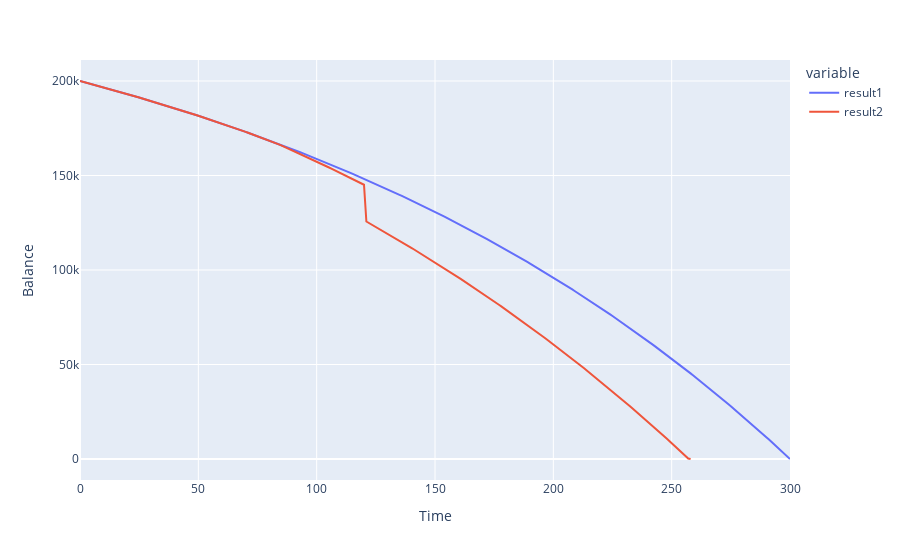

The cell this chart's notebook holds for it:
### Markdown cell above
# Scenario Analysis

#### Suppose given the interest rate and duration of the loan, the original monthly payment is first calculated, and then the time to payout is re-estimated when the interest rate changes in the 83th month and another lump sum payment of $20000 was made in the 121st month.

### Code cell
result1=Amortization(Balance=[200000], Rate=[[1, 0.0509/12]], N=25*12)
result1.CalcPayment(N=result1.N)

result2=Amortization(Balance=[200000], Rate=[[1, 0.0509/12], [83, 0.045/12]], Payment=[1179.69]*120+[20000]+[1179.69]*180)
result2.CalcTime()

df_join=pd.merge(result1.data[["Time", "Balance"]],
         result2.data[["Time", "Balance"]],
         on="Time",
         how="outer"
         )

display(df_join)
fig=px.line(df_join, x="Time", y=["Balance_x", "Balance_y"], labels={'value': "Balance", 'x':"Month"})
new_names={'Balance_x': "result1", 'Balance_y':"result2"}
fig.for_each_trace(lambda t: t.update(name=new_names[t.name]))
fig.show()

### Figure 1 — Plotly figure (JSON) as saved in the notebook; plotly's stock layout.template omitted (floating-point values rounded to 4 significant figures; data arrays with more than 128 entries replaced by an {"elided": "..."} marker saying what was removed)
{"data": [{"hovertemplate": "variable=Balance_x<br>Time=%{x}<br>Balance=%{y}<extra></extra>", "legendgroup": "Balance_x", "line": {"color": "#636efa", "dash": "solid"}, "marker": {"symbol": "circle"}, "mode": "lines", "name": "result1", "orientation": "v", "showlegend": true, "type": "scatter", "x": {"elided": "301 int values"}, "xaxis": "x", "y": {"elided": "301 float values"}, "yaxis": "y"}, {"hovertemplate": "variable=Balance_y<br>Time=%{x}<br>Balance=%{y}<extra></extra>", "legendgroup": "Balance_y", "line": {"color": "#EF553B", "dash": "solid"}, "marker": {"symbol": "circle"}, "mode": "lines", "name": "result2", "orientation": "v", "showlegend": true, "type": "scatter", "x": {"elided": "301 int values"}, "xaxis": "x", "y": {"elided": "301 float values"}, "yaxis": "y"}], "layout": {"legend": {"title": {"text": "variable"}, "tracegroupgap": 0}, "margin": {"t": 60}, "xaxis": {"anchor": "y", "domain": [0, 1], "title": {"text": "Time"}}, "yaxis": {"anchor": "x", "domain": [0, 1], "title": {"text": "Balance"}}}}
